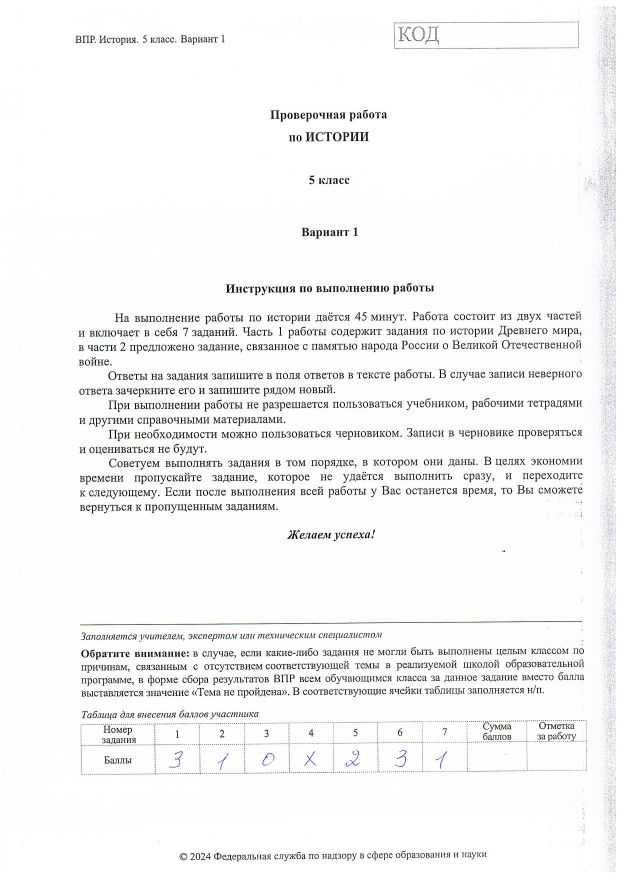
#> input picture app/tests/test_data/his5/ИСТ 5 кл 1 в 40_page_3.jpg, 2480 x 3505 px (shown at 1/4 size)
$ python -i code_digit.py   (imports and definitions only)
#> lines starting #> are read from the running program, lines starting #| are printed output that depends on the picture; after the words box and inside, x2 and y2 are one past the last pixel; in counts of white or black regions, pixels touching at a corner belong together
import math
import cv2
import numpy as np
from scipy.ndimage import center_of_mass

def get_best_shift(img):
    cy, cx = center_of_mass(img)
    rows, cols = img.shape
    return int(round(cols / 2 - cx)), int(round(rows / 2 - cy))

def shift(img, sx, sy):
    rows, cols = img.shape
    M = np.float32([[1, 0, sx], [0, 1, sy]])
    return cv2.warpAffine(img, M, (cols, rows))

def preprocess_code_image(img):
    """
    Преобразует ROI с цифрой в 28x28 нормализованный массив под MNIST-стиль.
    """
    gray = 255 - img
    _, gray = cv2.threshold(gray, 128, 255, cv2.THRESH_BINARY | cv2.THRESH_OTSU)
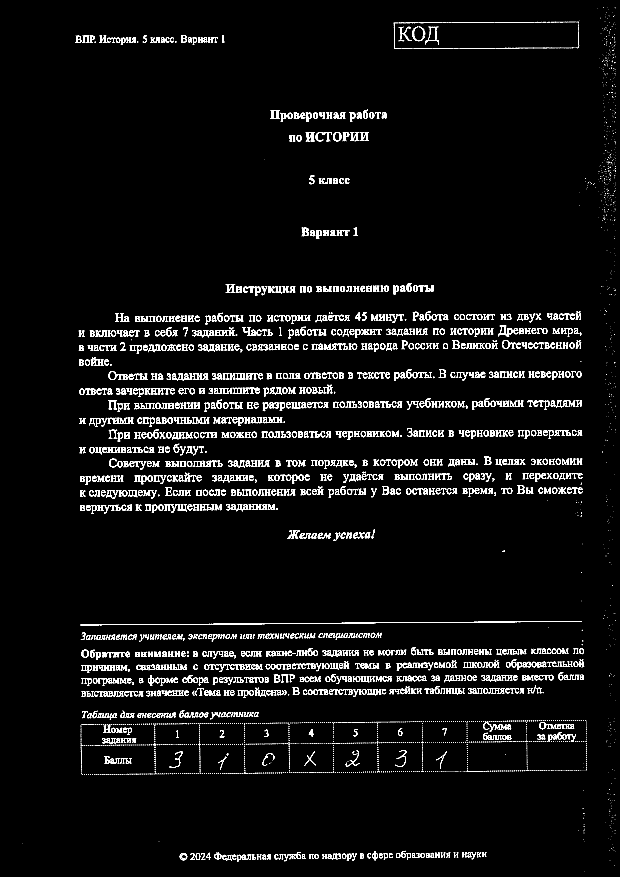
#> gray: shape (3505, 2480) (shown at 1/4 size); 3.4% white; 3917 white regions (2323 under 20 px), largest, box (x1, y1, x2, y2) and area: (321, 2484, 2328, 2501) 4437, (1148, 2121, 1199, 2156) 652, (1223, 529, 1259, 565) 651

    # Remove black borders
    while np.sum(gray[0]) == 0:
        gray = gray[1:]
#> this loop made 28 passes
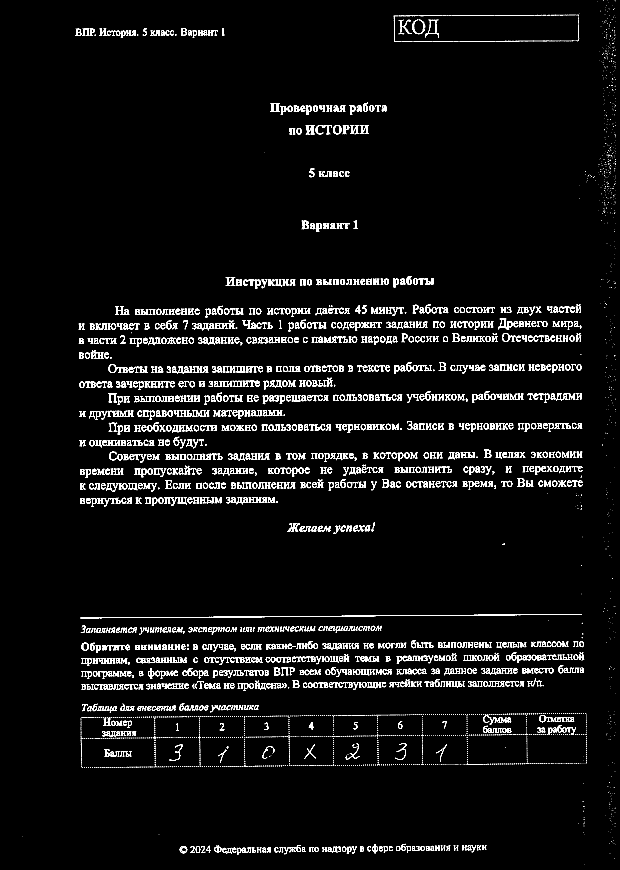
#> gray: shape (3477, 2480) (shown at 1/4 size); 3.5% white; 3917 white regions (2323 under 20 px), largest, box (x1, y1, x2, y2) and area: (321, 2456, 2328, 2473) 4437, (1148, 2093, 1199, 2128) 652, (1223, 501, 1259, 537) 651
    while np.sum(gray[:, 0]) == 0:
        gray = np.delete(gray, 0, 1)
#> this loop made 89 passes
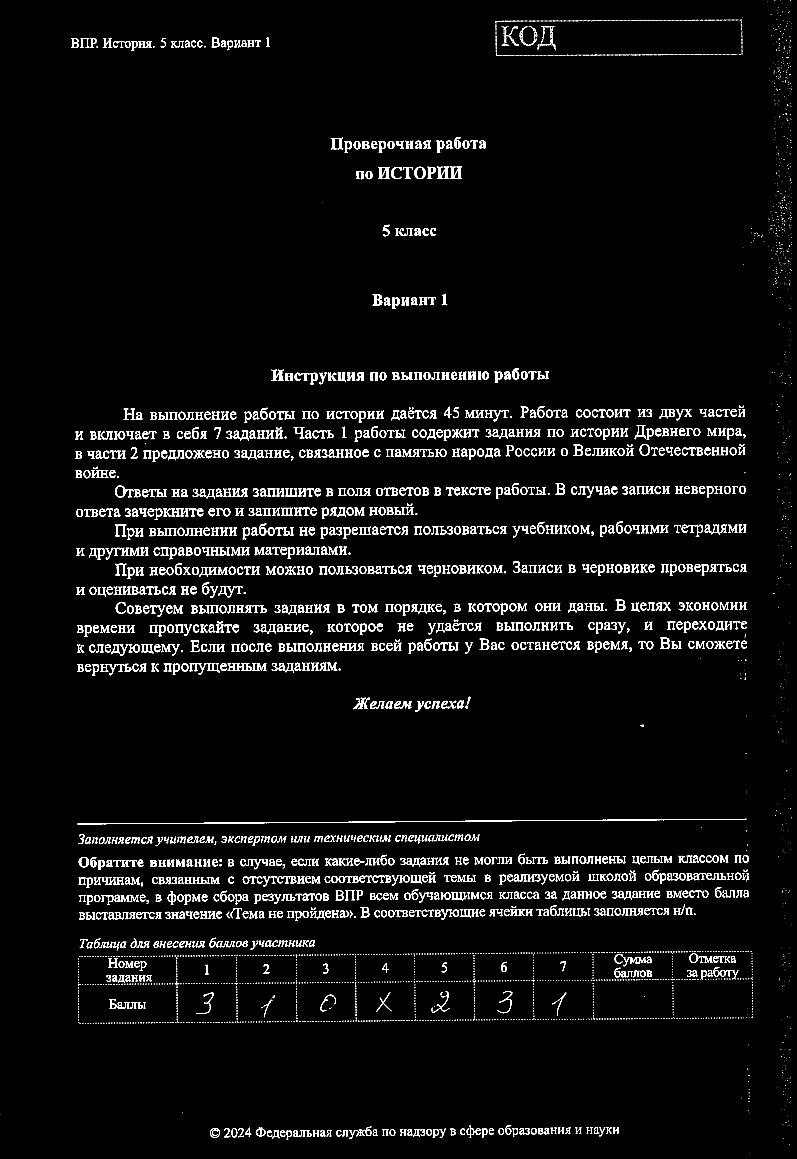
#> gray: shape (3477, 2391) (shown at 1/3 size); 3.6% white; 3917 white regions (2323 under 20 px), largest, box (x1, y1, x2, y2) and area: (232, 2456, 2239, 2473) 4437, (1059, 2093, 1110, 2128) 652, (1134, 501, 1170, 537) 651
    while np.sum(gray[-1]) == 0:
        gray = gray[:-1]
#> this loop made 17 passes
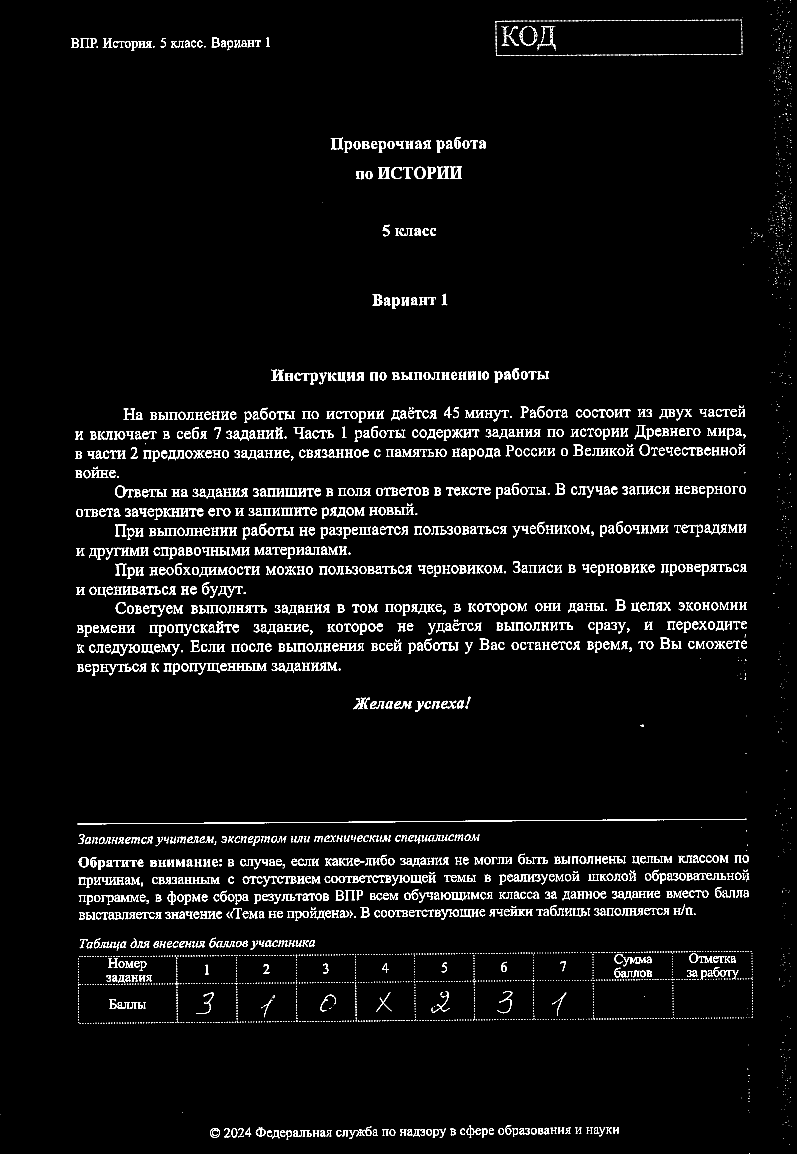
#> gray: shape (3460, 2391) (shown at 1/3 size); 3.6% white; 3917 white regions (2323 under 20 px), largest, box (x1, y1, x2, y2) and area: (232, 2456, 2239, 2473) 4437, (1059, 2093, 1110, 2128) 652, (1134, 501, 1170, 537) 651
    while np.sum(gray[:, -1]) == 0:
        gray = np.delete(gray, -1, 1)
#> this loop made 16 passes
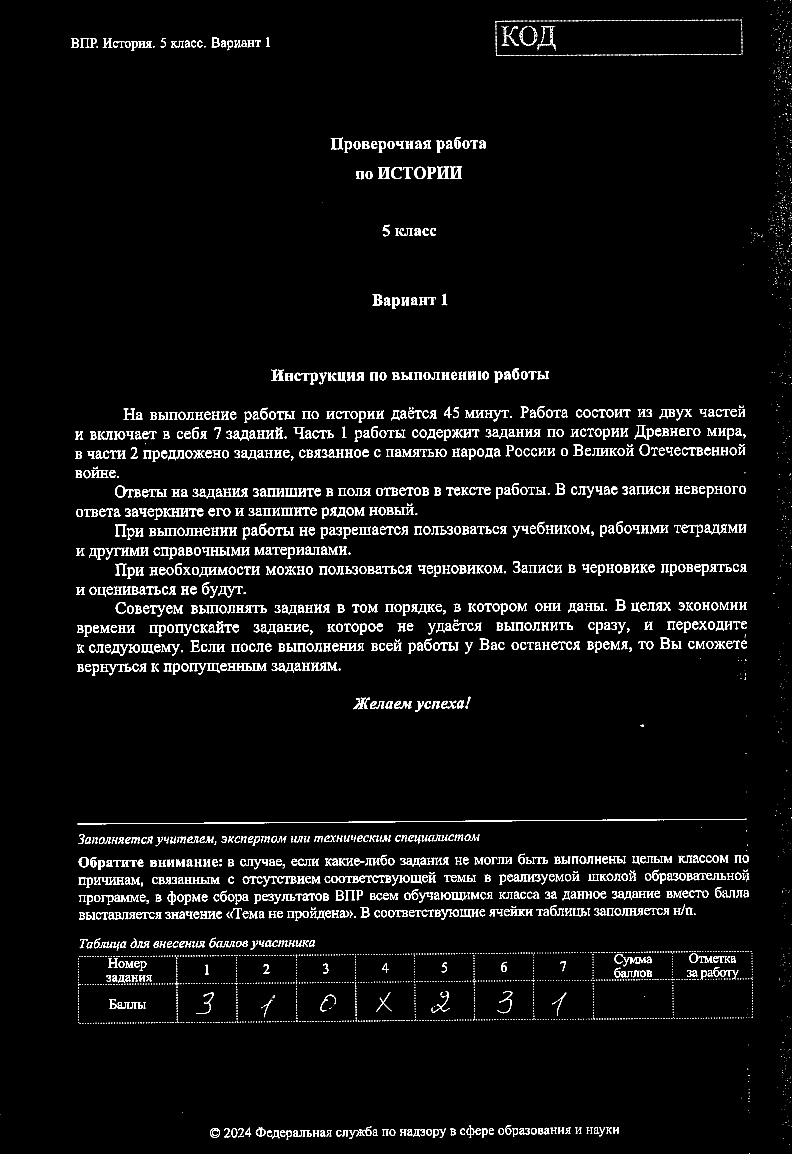
#> gray: shape (3460, 2375) (shown at 1/3 size); 3.6% white; 3917 white regions (2323 under 20 px), largest, box (x1, y1, x2, y2) and area: (232, 2456, 2239, 2473) 4437, (1059, 2093, 1110, 2128) 652, (1134, 501, 1170, 537) 651

    rows, cols = gray.shape
#> rows = 3460; cols = 2375
    factor = 20.0 / max(rows, cols)
#> factor = 0.00578
    resized = cv2.resize(gray, (int(cols * factor), int(rows * factor)), interpolation=cv2.INTER_AREA)

    # Padding
    cols_padding = (int(math.ceil((28 - resized.shape[1]) / 2)), int(math.floor((28 - resized.shape[1]) / 2)))
#> cols_padding = (8, 7)
    rows_padding = (int(math.ceil((28 - resized.shape[0]) / 2)), int(math.floor((28 - resized.shape[0]) / 2)))
#> rows_padding = (4, 4)
    padded = np.pad(resized, (rows_padding, cols_padding), 'constant')
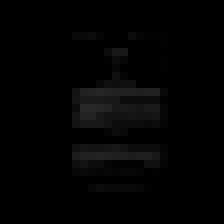
#> padded: shape (28, 28) (shown 8 times larger); min 0, max 41, mean 3.1

    sx, sy = get_best_shift(padded)
#> in get_best_shift, `cy, cx = center_of_mass(img)`: cy = 14.36; cx = 13.82
#> sx = 0; sy = 0
    shifted = shift(padded, sx, sy)
#> in shift, `M = np.float32([[1, 0, sx], [0, 1, sy]])`: M = [[1, 0, 0], [0, 1, 0]]

    img = shifted / 255.0
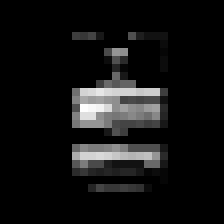
#> img: shape (28, 28) float64 (shown 8 times larger); min 0, max 0.161, mean 0.012; drawn with min black and max white
    return img.reshape(-1, 28, 28, 1)

>>> import cv2
>>> picture = cv2.imread('../tests/test_data/his5/ИСТ 5 кл 1 в 40_page_3.jpg', cv2.IMREAD_GRAYSCALE)
>>> result = preprocess_code_image(picture)
